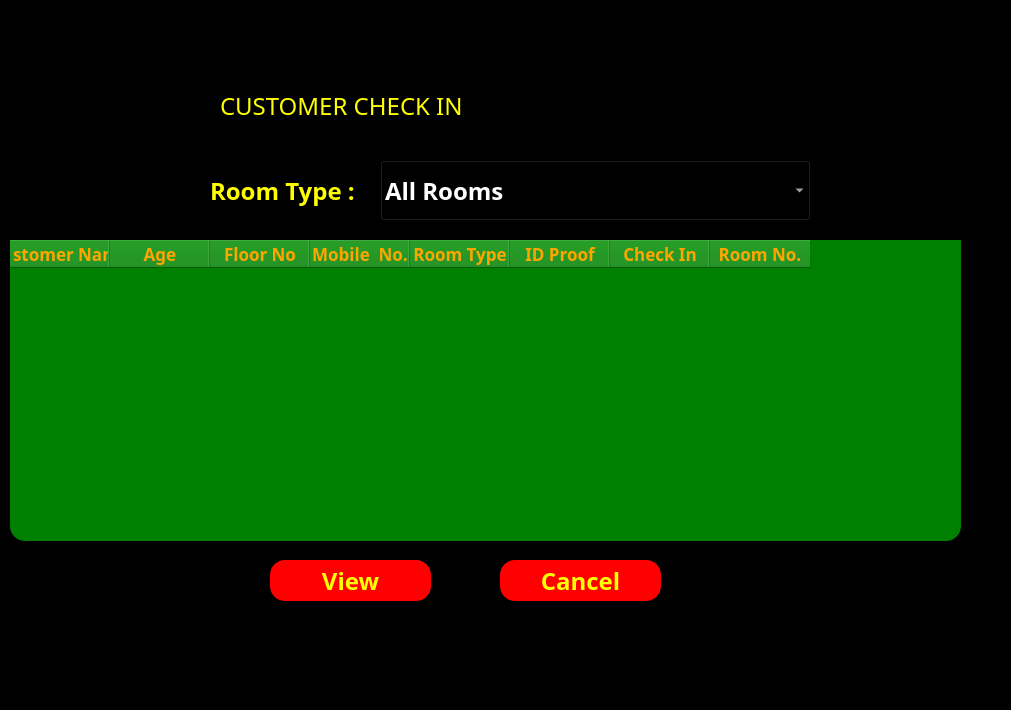
<?xml version="1.0" encoding="UTF-8"?>
<ui version="4.0">
 <class>Dialog</class>
 <widget class="QDialog" name="Dialog">
  <property name="geometry">
   <rect>
    <x>0</x>
    <y>0</y>
    <width>1011</width>
    <height>710</height>
   </rect>
  </property>
  <property name="windowTitle">
   <string>Dialog</string>
  </property>
  <property name="styleSheet">
   <string notr="true">*{
background:rgba;
font-family:century gothic;
font-size:24px;
}
QFrame
{
background:rgba;
border-radius:15px
}
QPushButton
{
background:red;
border-radius:60px;
}
QToolButton
{
background:red;
border-radius:60px;
}
QLabel
{
color:white;
background:transparent;
}
QPushButton
{
color:white;
border-radius:15px;
}
QPushButton:hover
{
color:#333;
border-radius:15px;
background:#49ebff;
}
QLineEdit
{
background:transparent;
border:none;
color:#717072;
border-bottom:1px solid #717072
}
</string>
  </property>
  <widget class="QFrame" name="frame">
   <property name="geometry">
    <rect>
     <x>10</x>
     <y>40</y>
     <width>981</width>
     <height>621</height>
    </rect>
   </property>
   <property name="styleSheet">
    <string notr="true">color:yellow;
</string>
   </property>
   <property name="frameShape">
    <enum>QFrame::StyledPanel</enum>
   </property>
   <property name="frameShadow">
    <enum>QFrame::Raised</enum>
   </property>
   <widget class="QLabel" name="label">
    <property name="geometry">
     <rect>
      <x>210</x>
      <y>40</y>
      <width>421</width>
      <height>51</height>
     </rect>
    </property>
    <property name="styleSheet">
     <string notr="true">QLabel{
font-weight: bold;
font-size: 40px;
color:orange;

};</string>
    </property>
    <property name="text">
     <string>CUSTOMER CHECK IN</string>
    </property>
   </widget>
   <widget class="QPushButton" name="homebtn">
    <property name="geometry">
     <rect>
      <x>0</x>
      <y>40</y>
      <width>93</width>
      <height>28</height>
     </rect>
    </property>
    <property name="styleSheet">
     <string notr="true">QPushButton
{
font-size:14px;
color:white;
background:transparent;
}</string>
    </property>
    <property name="text">
     <string/>
    </property>
    <property name="icon">
     <iconset>
      <normaloff>icons/arrow-left.svg</normaloff>icons/arrow-left.svg</iconset>
    </property>
    <property name="iconSize">
     <size>
      <width>32</width>
      <height>32</height>
     </size>
    </property>
   </widget>
   <widget class="QComboBox" name="roomtype">
    <property name="geometry">
     <rect>
      <x>370</x>
      <y>120</y>
      <width>431</width>
      <height>61</height>
     </rect>
    </property>
    <property name="styleSheet">
     <string notr="true">font-weight: bold;
background:black;
color:white</string>
    </property>
    <item>
     <property name="text">
      <string>All Rooms</string>
     </property>
    </item>
    <item>
     <property name="text">
      <string>Single Bed Room- AC</string>
     </property>
    </item>
    <item>
     <property name="text">
      <string>Double Bed Room- AC</string>
     </property>
    </item>
    <item>
     <property name="text">
      <string>Luxary Room</string>
     </property>
    </item>
    <item>
     <property name="text">
      <string>Single Bed Room- NON AC</string>
     </property>
    </item>
    <item>
     <property name="text">
      <string>Double Bed Room- NON AC</string>
     </property>
    </item>
   </widget>
   <widget class="QLabel" name="label_4">
    <property name="geometry">
     <rect>
      <x>200</x>
      <y>130</y>
      <width>211</width>
      <height>41</height>
     </rect>
    </property>
    <property name="font">
     <font>
      <family>century gothic</family>
      <pointsize>-1</pointsize>
      <weight>75</weight>
      <bold>true</bold>
     </font>
    </property>
    <property name="styleSheet">
     <string notr="true">font-weight: bold;</string>
    </property>
    <property name="text">
     <string>Room Type : </string>
    </property>
   </widget>
   <widget class="QPushButton" name="view">
    <property name="geometry">
     <rect>
      <x>260</x>
      <y>520</y>
      <width>161</width>
      <height>41</height>
     </rect>
    </property>
    <property name="styleSheet">
     <string notr="true">font-weight: bold;</string>
    </property>
    <property name="text">
     <string>View</string>
    </property>
   </widget>
   <widget class="QPushButton" name="cancel">
    <property name="geometry">
     <rect>
      <x>490</x>
      <y>520</y>
      <width>161</width>
      <height>41</height>
     </rect>
    </property>
    <property name="styleSheet">
     <string notr="true">font-weight: bold;</string>
    </property>
    <property name="text">
     <string>Cancel</string>
    </property>
   </widget>
   <widget class="QTableWidget" name="rooms">
    <property name="geometry">
     <rect>
      <x>0</x>
      <y>200</y>
      <width>951</width>
      <height>301</height>
     </rect>
    </property>
    <property name="sizePolicy">
     <sizepolicy hsizetype="Expanding" vsizetype="Expanding">
      <horstretch>0</horstretch>
      <verstretch>10</verstretch>
     </sizepolicy>
    </property>
    <property name="minimumSize">
     <size>
      <width>30</width>
      <height>0</height>
     </size>
    </property>
    <property name="sizeIncrement">
     <size>
      <width>90</width>
      <height>0</height>
     </size>
    </property>
    <property name="styleSheet">
     <string notr="true">font-weight: bold;
font-size: 17px;
color:orange;
background:green;</string>
    </property>
    <property name="lineWidth">
     <number>5</number>
    </property>
    <property name="alternatingRowColors">
     <bool>true</bool>
    </property>
    <property name="gridStyle">
     <enum>Qt::SolidLine</enum>
    </property>
    <attribute name="horizontalHeaderMinimumSectionSize">
     <number>100</number>
    </attribute>
    <attribute name="horizontalHeaderShowSortIndicator" stdset="0">
     <bool>false</bool>
    </attribute>
    <attribute name="horizontalHeaderStretchLastSection">
     <bool>false</bool>
    </attribute>
    <attribute name="verticalHeaderDefaultSectionSize">
     <number>100</number>
    </attribute>
    <attribute name="verticalHeaderMinimumSectionSize">
     <number>100</number>
    </attribute>
    <attribute name="verticalHeaderShowSortIndicator" stdset="0">
     <bool>false</bool>
    </attribute>
    <attribute name="verticalHeaderStretchLastSection">
     <bool>false</bool>
    </attribute>
    <column>
     <property name="text">
      <string>Customer Name</string>
     </property>
    </column>
    <column>
     <property name="text">
      <string>Age</string>
     </property>
    </column>
    <column>
     <property name="text">
      <string>Floor No</string>
     </property>
    </column>
    <column>
     <property name="text">
      <string>Mobile  No.</string>
     </property>
    </column>
    <column>
     <property name="text">
      <string>Room Type</string>
     </property>
    </column>
    <column>
     <property name="text">
      <string>ID Proof</string>
     </property>
    </column>
    <column>
     <property name="text">
      <string>Check In</string>
     </property>
    </column>
    <column>
     <property name="text">
      <string>Room No.</string>
     </property>
    </column>
   </widget>
  </widget>
 </widget>
 <resources/>
 <connections/>
</ui>
